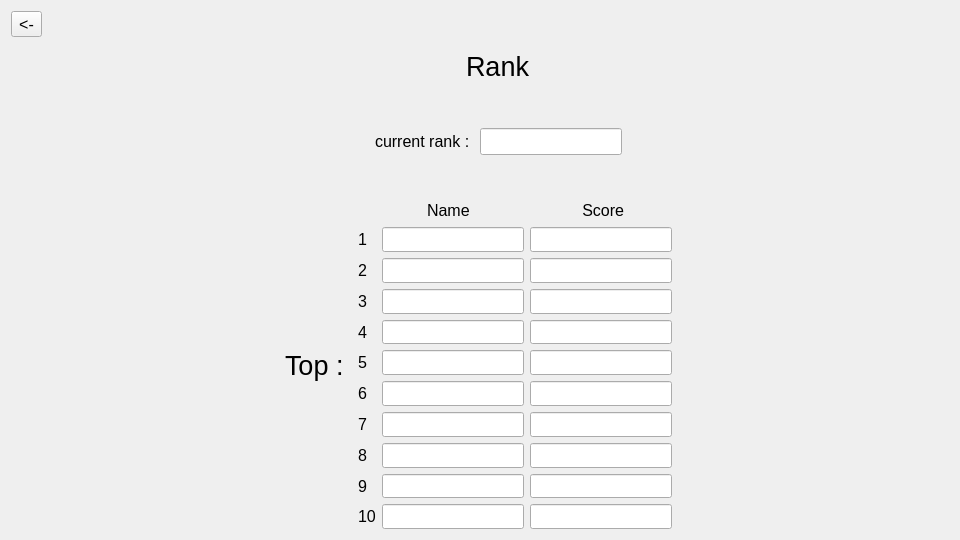
<?xml version="1.0" encoding="UTF-8"?>
<ui version="4.0">
 <class>QWidget</class>
 <widget class="QWidget" name="QWidget">
  <property name="geometry">
   <rect>
    <x>0</x>
    <y>0</y>
    <width>960</width>
    <height>540</height>
   </rect>
  </property>
  <property name="sizePolicy">
   <sizepolicy hsizetype="Fixed" vsizetype="Fixed">
    <horstretch>0</horstretch>
    <verstretch>0</verstretch>
   </sizepolicy>
  </property>
  <property name="minimumSize">
   <size>
    <width>960</width>
    <height>540</height>
   </size>
  </property>
  <property name="maximumSize">
   <size>
    <width>960</width>
    <height>540</height>
   </size>
  </property>
  <property name="font">
   <font>
    <pointsize>12</pointsize>
   </font>
  </property>
  <property name="windowTitle">
   <string>Rank</string>
  </property>
  <layout class="QHBoxLayout" name="horizontalLayout_16">
   <item>
    <layout class="QVBoxLayout" name="verticalLayout_3">
     <item>
      <widget class="QToolButton" name="back">
       <property name="font">
        <font>
         <pointsize>12</pointsize>
        </font>
       </property>
       <property name="text">
        <string>&lt;-</string>
       </property>
      </widget>
     </item>
     <item>
      <spacer name="verticalSpacer">
       <property name="orientation">
        <enum>Qt::Vertical</enum>
       </property>
       <property name="sizeHint" stdset="0">
        <size>
         <width>20</width>
         <height>40</height>
        </size>
       </property>
      </spacer>
     </item>
    </layout>
   </item>
   <item>
    <spacer name="horizontalSpacer">
     <property name="orientation">
      <enum>Qt::Horizontal</enum>
     </property>
     <property name="sizeHint" stdset="0">
      <size>
       <width>40</width>
       <height>20</height>
      </size>
     </property>
    </spacer>
   </item>
   <item>
    <layout class="QVBoxLayout" name="verticalLayout_2">
     <item>
      <spacer name="verticalSpacer_5">
       <property name="orientation">
        <enum>Qt::Vertical</enum>
       </property>
       <property name="sizeType">
        <enum>QSizePolicy::Fixed</enum>
       </property>
       <property name="sizeHint" stdset="0">
        <size>
         <width>20</width>
         <height>40</height>
        </size>
       </property>
      </spacer>
     </item>
     <item>
      <layout class="QHBoxLayout" name="horizontalLayout_17">
       <item>
        <widget class="QLabel" name="label_15">
         <property name="sizePolicy">
          <sizepolicy hsizetype="Fixed" vsizetype="Fixed">
           <horstretch>0</horstretch>
           <verstretch>0</verstretch>
          </sizepolicy>
         </property>
         <property name="font">
          <font>
           <pointsize>20</pointsize>
          </font>
         </property>
         <property name="text">
          <string>Rank</string>
         </property>
        </widget>
       </item>
      </layout>
     </item>
     <item>
      <spacer name="verticalSpacer_4">
       <property name="orientation">
        <enum>Qt::Vertical</enum>
       </property>
       <property name="sizeType">
        <enum>QSizePolicy::Fixed</enum>
       </property>
       <property name="sizeHint" stdset="0">
        <size>
         <width>20</width>
         <height>40</height>
        </size>
       </property>
      </spacer>
     </item>
     <item>
      <layout class="QHBoxLayout" name="horizontalLayout">
       <item>
        <layout class="QHBoxLayout" name="horizontalLayout_18">
         <item>
          <widget class="QLabel" name="label">
           <property name="sizePolicy">
            <sizepolicy hsizetype="Fixed" vsizetype="Fixed">
             <horstretch>0</horstretch>
             <verstretch>0</verstretch>
            </sizepolicy>
           </property>
           <property name="font">
            <font>
             <pointsize>12</pointsize>
            </font>
           </property>
           <property name="text">
            <string>current rank : </string>
           </property>
          </widget>
         </item>
         <item>
          <widget class="QLineEdit" name="current_rank">
           <property name="sizePolicy">
            <sizepolicy hsizetype="Fixed" vsizetype="Fixed">
             <horstretch>0</horstretch>
             <verstretch>0</verstretch>
            </sizepolicy>
           </property>
           <property name="font">
            <font>
             <pointsize>12</pointsize>
            </font>
           </property>
           <property name="inputMask">
            <string/>
           </property>
           <property name="frame">
            <bool>true</bool>
           </property>
           <property name="readOnly">
            <bool>true</bool>
           </property>
          </widget>
         </item>
        </layout>
       </item>
      </layout>
     </item>
     <item>
      <spacer name="verticalSpacer_3">
       <property name="orientation">
        <enum>Qt::Vertical</enum>
       </property>
       <property name="sizeType">
        <enum>QSizePolicy::Fixed</enum>
       </property>
       <property name="sizeHint" stdset="0">
        <size>
         <width>20</width>
         <height>40</height>
        </size>
       </property>
      </spacer>
     </item>
     <item>
      <layout class="QHBoxLayout" name="horizontalLayout_13">
       <item>
        <widget class="QLabel" name="label_2">
         <property name="font">
          <font>
           <pointsize>20</pointsize>
          </font>
         </property>
         <property name="text">
          <string>Top : </string>
         </property>
        </widget>
       </item>
       <item>
        <layout class="QVBoxLayout" name="verticalLayout">
         <item>
          <layout class="QHBoxLayout" name="horizontalLayout_5">
           <item>
            <layout class="QHBoxLayout" name="horizontalLayout_14">
             <item>
              <spacer name="horizontalSpacer_4">
               <property name="orientation">
                <enum>Qt::Horizontal</enum>
               </property>
               <property name="sizeType">
                <enum>QSizePolicy::Fixed</enum>
               </property>
               <property name="sizeHint" stdset="0">
                <size>
                 <width>22</width>
                 <height>20</height>
                </size>
               </property>
              </spacer>
             </item>
             <item>
              <widget class="QLabel" name="label_3">
               <property name="sizePolicy">
                <sizepolicy hsizetype="Fixed" vsizetype="Fixed">
                 <horstretch>0</horstretch>
                 <verstretch>0</verstretch>
                </sizepolicy>
               </property>
               <property name="font">
                <font>
                 <pointsize>12</pointsize>
                </font>
               </property>
               <property name="text">
                <string>Name</string>
               </property>
              </widget>
             </item>
            </layout>
           </item>
           <item>
            <spacer name="horizontalSpacer_5">
             <property name="orientation">
              <enum>Qt::Horizontal</enum>
             </property>
             <property name="sizeType">
              <enum>QSizePolicy::Fixed</enum>
             </property>
             <property name="sizeHint" stdset="0">
              <size>
               <width>6</width>
               <height>20</height>
              </size>
             </property>
            </spacer>
           </item>
           <item>
            <layout class="QHBoxLayout" name="horizontalLayout_15">
             <item>
              <widget class="QLabel" name="label_4">
               <property name="sizePolicy">
                <sizepolicy hsizetype="Fixed" vsizetype="Fixed">
                 <horstretch>0</horstretch>
                 <verstretch>0</verstretch>
                </sizepolicy>
               </property>
               <property name="font">
                <font>
                 <pointsize>12</pointsize>
                </font>
               </property>
               <property name="text">
                <string>            Score</string>
               </property>
              </widget>
             </item>
            </layout>
           </item>
          </layout>
         </item>
         <item>
          <layout class="QHBoxLayout" name="horizontalLayout_6">
           <item>
            <widget class="QLabel" name="label_14">
             <property name="font">
              <font>
               <pointsize>12</pointsize>
              </font>
             </property>
             <property name="text">
              <string>1</string>
             </property>
            </widget>
           </item>
           <item>
            <widget class="QLineEdit" name="first_name">
             <property name="sizePolicy">
              <sizepolicy hsizetype="Fixed" vsizetype="Fixed">
               <horstretch>0</horstretch>
               <verstretch>0</verstretch>
              </sizepolicy>
             </property>
             <property name="font">
              <font>
               <pointsize>12</pointsize>
              </font>
             </property>
             <property name="readOnly">
              <bool>true</bool>
             </property>
            </widget>
           </item>
           <item>
            <widget class="QLineEdit" name="first_score">
             <property name="sizePolicy">
              <sizepolicy hsizetype="Fixed" vsizetype="Fixed">
               <horstretch>0</horstretch>
               <verstretch>0</verstretch>
              </sizepolicy>
             </property>
             <property name="font">
              <font>
               <pointsize>12</pointsize>
              </font>
             </property>
             <property name="readOnly">
              <bool>true</bool>
             </property>
            </widget>
           </item>
          </layout>
         </item>
         <item>
          <layout class="QHBoxLayout" name="horizontalLayout_7">
           <item>
            <widget class="QLabel" name="label_13">
             <property name="font">
              <font>
               <pointsize>12</pointsize>
              </font>
             </property>
             <property name="text">
              <string>2</string>
             </property>
            </widget>
           </item>
           <item>
            <widget class="QLineEdit" name="second_name">
             <property name="sizePolicy">
              <sizepolicy hsizetype="Fixed" vsizetype="Fixed">
               <horstretch>0</horstretch>
               <verstretch>0</verstretch>
              </sizepolicy>
             </property>
             <property name="font">
              <font>
               <pointsize>12</pointsize>
              </font>
             </property>
             <property name="readOnly">
              <bool>true</bool>
             </property>
            </widget>
           </item>
           <item>
            <widget class="QLineEdit" name="second_score">
             <property name="sizePolicy">
              <sizepolicy hsizetype="Fixed" vsizetype="Fixed">
               <horstretch>0</horstretch>
               <verstretch>0</verstretch>
              </sizepolicy>
             </property>
             <property name="font">
              <font>
               <pointsize>12</pointsize>
              </font>
             </property>
             <property name="readOnly">
              <bool>true</bool>
             </property>
            </widget>
           </item>
          </layout>
         </item>
         <item>
          <layout class="QHBoxLayout" name="horizontalLayout_8">
           <item>
            <widget class="QLabel" name="label_10">
             <property name="font">
              <font>
               <pointsize>12</pointsize>
              </font>
             </property>
             <property name="text">
              <string>3</string>
             </property>
            </widget>
           </item>
           <item>
            <widget class="QLineEdit" name="third_name">
             <property name="sizePolicy">
              <sizepolicy hsizetype="Fixed" vsizetype="Fixed">
               <horstretch>0</horstretch>
               <verstretch>0</verstretch>
              </sizepolicy>
             </property>
             <property name="font">
              <font>
               <pointsize>12</pointsize>
              </font>
             </property>
             <property name="readOnly">
              <bool>true</bool>
             </property>
            </widget>
           </item>
           <item>
            <widget class="QLineEdit" name="third_score">
             <property name="sizePolicy">
              <sizepolicy hsizetype="Fixed" vsizetype="Fixed">
               <horstretch>0</horstretch>
               <verstretch>0</verstretch>
              </sizepolicy>
             </property>
             <property name="font">
              <font>
               <pointsize>12</pointsize>
              </font>
             </property>
             <property name="readOnly">
              <bool>true</bool>
             </property>
            </widget>
           </item>
          </layout>
         </item>
         <item>
          <layout class="QHBoxLayout" name="horizontalLayout_9">
           <item>
            <widget class="QLabel" name="label_5">
             <property name="font">
              <font>
               <pointsize>12</pointsize>
              </font>
             </property>
             <property name="text">
              <string>4</string>
             </property>
            </widget>
           </item>
           <item>
            <widget class="QLineEdit" name="fourth_name">
             <property name="sizePolicy">
              <sizepolicy hsizetype="Fixed" vsizetype="Fixed">
               <horstretch>0</horstretch>
               <verstretch>0</verstretch>
              </sizepolicy>
             </property>
             <property name="font">
              <font>
               <pointsize>12</pointsize>
              </font>
             </property>
             <property name="readOnly">
              <bool>true</bool>
             </property>
            </widget>
           </item>
           <item>
            <widget class="QLineEdit" name="fourth_score">
             <property name="sizePolicy">
              <sizepolicy hsizetype="Fixed" vsizetype="Fixed">
               <horstretch>0</horstretch>
               <verstretch>0</verstretch>
              </sizepolicy>
             </property>
             <property name="font">
              <font>
               <pointsize>12</pointsize>
              </font>
             </property>
             <property name="readOnly">
              <bool>true</bool>
             </property>
            </widget>
           </item>
          </layout>
         </item>
         <item>
          <layout class="QHBoxLayout" name="horizontalLayout_10">
           <item>
            <widget class="QLabel" name="label_8">
             <property name="font">
              <font>
               <pointsize>12</pointsize>
              </font>
             </property>
             <property name="text">
              <string>5</string>
             </property>
            </widget>
           </item>
           <item>
            <widget class="QLineEdit" name="fifth_name">
             <property name="sizePolicy">
              <sizepolicy hsizetype="Fixed" vsizetype="Fixed">
               <horstretch>0</horstretch>
               <verstretch>0</verstretch>
              </sizepolicy>
             </property>
             <property name="font">
              <font>
               <pointsize>12</pointsize>
              </font>
             </property>
             <property name="readOnly">
              <bool>true</bool>
             </property>
            </widget>
           </item>
           <item>
            <widget class="QLineEdit" name="fifth_score">
             <property name="sizePolicy">
              <sizepolicy hsizetype="Fixed" vsizetype="Fixed">
               <horstretch>0</horstretch>
               <verstretch>0</verstretch>
              </sizepolicy>
             </property>
             <property name="font">
              <font>
               <pointsize>12</pointsize>
              </font>
             </property>
             <property name="readOnly">
              <bool>true</bool>
             </property>
            </widget>
           </item>
          </layout>
         </item>
         <item>
          <layout class="QHBoxLayout" name="horizontalLayout_11">
           <item>
            <widget class="QLabel" name="label_9">
             <property name="font">
              <font>
               <pointsize>12</pointsize>
              </font>
             </property>
             <property name="text">
              <string>6</string>
             </property>
            </widget>
           </item>
           <item>
            <widget class="QLineEdit" name="sixth_name">
             <property name="sizePolicy">
              <sizepolicy hsizetype="Fixed" vsizetype="Fixed">
               <horstretch>0</horstretch>
               <verstretch>0</verstretch>
              </sizepolicy>
             </property>
             <property name="font">
              <font>
               <pointsize>12</pointsize>
              </font>
             </property>
             <property name="readOnly">
              <bool>true</bool>
             </property>
            </widget>
           </item>
           <item>
            <widget class="QLineEdit" name="six_score">
             <property name="sizePolicy">
              <sizepolicy hsizetype="Fixed" vsizetype="Fixed">
               <horstretch>0</horstretch>
               <verstretch>0</verstretch>
              </sizepolicy>
             </property>
             <property name="font">
              <font>
               <pointsize>12</pointsize>
              </font>
             </property>
             <property name="readOnly">
              <bool>true</bool>
             </property>
            </widget>
           </item>
          </layout>
         </item>
         <item>
          <layout class="QHBoxLayout" name="horizontalLayout_12">
           <item>
            <widget class="QLabel" name="label_6">
             <property name="font">
              <font>
               <pointsize>12</pointsize>
              </font>
             </property>
             <property name="text">
              <string>7</string>
             </property>
            </widget>
           </item>
           <item>
            <widget class="QLineEdit" name="seventh_name">
             <property name="sizePolicy">
              <sizepolicy hsizetype="Fixed" vsizetype="Fixed">
               <horstretch>0</horstretch>
               <verstretch>0</verstretch>
              </sizepolicy>
             </property>
             <property name="font">
              <font>
               <pointsize>12</pointsize>
              </font>
             </property>
             <property name="readOnly">
              <bool>true</bool>
             </property>
            </widget>
           </item>
           <item>
            <widget class="QLineEdit" name="seventh_score">
             <property name="sizePolicy">
              <sizepolicy hsizetype="Fixed" vsizetype="Fixed">
               <horstretch>0</horstretch>
               <verstretch>0</verstretch>
              </sizepolicy>
             </property>
             <property name="font">
              <font>
               <pointsize>12</pointsize>
              </font>
             </property>
             <property name="readOnly">
              <bool>true</bool>
             </property>
            </widget>
           </item>
          </layout>
         </item>
         <item>
          <layout class="QHBoxLayout" name="horizontalLayout_4">
           <item>
            <widget class="QLabel" name="label_12">
             <property name="font">
              <font>
               <pointsize>12</pointsize>
              </font>
             </property>
             <property name="text">
              <string>8</string>
             </property>
            </widget>
           </item>
           <item>
            <widget class="QLineEdit" name="eighth_name">
             <property name="sizePolicy">
              <sizepolicy hsizetype="Fixed" vsizetype="Fixed">
               <horstretch>0</horstretch>
               <verstretch>0</verstretch>
              </sizepolicy>
             </property>
             <property name="font">
              <font>
               <pointsize>12</pointsize>
              </font>
             </property>
             <property name="readOnly">
              <bool>true</bool>
             </property>
            </widget>
           </item>
           <item>
            <widget class="QLineEdit" name="eigth_score">
             <property name="sizePolicy">
              <sizepolicy hsizetype="Fixed" vsizetype="Fixed">
               <horstretch>0</horstretch>
               <verstretch>0</verstretch>
              </sizepolicy>
             </property>
             <property name="font">
              <font>
               <pointsize>12</pointsize>
              </font>
             </property>
             <property name="readOnly">
              <bool>true</bool>
             </property>
            </widget>
           </item>
          </layout>
         </item>
         <item>
          <layout class="QHBoxLayout" name="horizontalLayout_3">
           <item>
            <widget class="QLabel" name="label_7">
             <property name="font">
              <font>
               <pointsize>12</pointsize>
              </font>
             </property>
             <property name="text">
              <string>9</string>
             </property>
            </widget>
           </item>
           <item>
            <widget class="QLineEdit" name="ninth_name">
             <property name="sizePolicy">
              <sizepolicy hsizetype="Fixed" vsizetype="Fixed">
               <horstretch>0</horstretch>
               <verstretch>0</verstretch>
              </sizepolicy>
             </property>
             <property name="font">
              <font>
               <pointsize>12</pointsize>
              </font>
             </property>
             <property name="readOnly">
              <bool>true</bool>
             </property>
            </widget>
           </item>
           <item>
            <widget class="QLineEdit" name="ninth_score">
             <property name="sizePolicy">
              <sizepolicy hsizetype="Fixed" vsizetype="Fixed">
               <horstretch>0</horstretch>
               <verstretch>0</verstretch>
              </sizepolicy>
             </property>
             <property name="font">
              <font>
               <pointsize>12</pointsize>
              </font>
             </property>
             <property name="readOnly">
              <bool>true</bool>
             </property>
            </widget>
           </item>
          </layout>
         </item>
         <item>
          <layout class="QHBoxLayout" name="horizontalLayout_2">
           <item>
            <widget class="QLabel" name="label_11">
             <property name="font">
              <font>
               <pointsize>12</pointsize>
              </font>
             </property>
             <property name="text">
              <string>10</string>
             </property>
            </widget>
           </item>
           <item>
            <widget class="QLineEdit" name="tenth_name">
             <property name="sizePolicy">
              <sizepolicy hsizetype="Fixed" vsizetype="Fixed">
               <horstretch>0</horstretch>
               <verstretch>0</verstretch>
              </sizepolicy>
             </property>
             <property name="font">
              <font>
               <pointsize>12</pointsize>
              </font>
             </property>
             <property name="readOnly">
              <bool>true</bool>
             </property>
            </widget>
           </item>
           <item>
            <widget class="QLineEdit" name="tenth_score">
             <property name="sizePolicy">
              <sizepolicy hsizetype="Fixed" vsizetype="Fixed">
               <horstretch>0</horstretch>
               <verstretch>0</verstretch>
              </sizepolicy>
             </property>
             <property name="font">
              <font>
               <pointsize>12</pointsize>
              </font>
             </property>
             <property name="readOnly">
              <bool>true</bool>
             </property>
            </widget>
           </item>
          </layout>
         </item>
        </layout>
       </item>
       <item>
        <spacer name="horizontalSpacer_3">
         <property name="orientation">
          <enum>Qt::Horizontal</enum>
         </property>
         <property name="sizeHint" stdset="0">
          <size>
           <width>40</width>
           <height>20</height>
          </size>
         </property>
        </spacer>
       </item>
      </layout>
     </item>
     <item>
      <spacer name="verticalSpacer_6">
       <property name="orientation">
        <enum>Qt::Vertical</enum>
       </property>
       <property name="sizeHint" stdset="0">
        <size>
         <width>20</width>
         <height>40</height>
        </size>
       </property>
      </spacer>
     </item>
     <item>
      <spacer name="verticalSpacer_2">
       <property name="orientation">
        <enum>Qt::Vertical</enum>
       </property>
       <property name="sizeHint" stdset="0">
        <size>
         <width>20</width>
         <height>40</height>
        </size>
       </property>
      </spacer>
     </item>
    </layout>
   </item>
   <item>
    <spacer name="horizontalSpacer_2">
     <property name="orientation">
      <enum>Qt::Horizontal</enum>
     </property>
     <property name="sizeHint" stdset="0">
      <size>
       <width>40</width>
       <height>20</height>
      </size>
     </property>
    </spacer>
   </item>
  </layout>
 </widget>
 <resources/>
 <connections/>
</ui>
